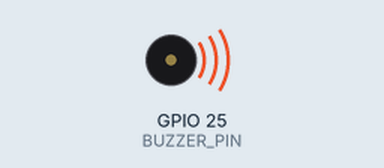
Recording of a sketch running on a simulated ESP32. Shown: buzzer (waves = sounding).

Above: at 0.15 s.
At 4.9 s:
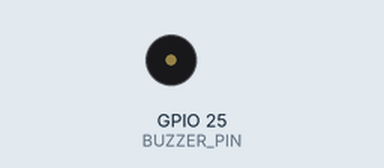
Timing chart, 0 to 6.3 s (numbered marks = the images above):
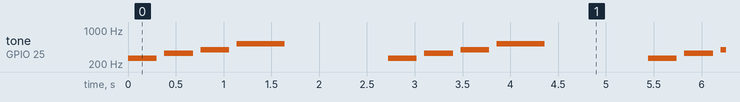

The sketch:

day_20_buzzer_and_tones.ino
```cpp
// Day 20: Simple tones with a passive buzzer (Arduino-ESP32 core 3.x).
// Buzzer + -> GPIO 25; buzzer - -> GND. Use a small piezo/passive buzzer.
const int BUZZER_PIN = 25;
void setup() {
  Serial.begin(115200);
  if (!ledcAttach(BUZZER_PIN, 2000, 8)) {
    Serial.println("LEDC attach failed.");
    while (true) delay(1000);
  }
}
void playTone(int frequency, int durationMs) {
  ledcWriteTone(BUZZER_PIN, frequency);
  delay(durationMs);
  ledcWriteTone(BUZZER_PIN, 0);
  delay(80);
}
void loop() {
  playTone(262, 300); // C4
  playTone(330, 300); // E4
  playTone(392, 300); // G4
  playTone(523, 500); // C5
  delay(1000);
}
```

Measured:
- by itself, tone on GPIO 25 (BUZZER_PIN): repeats every 2.7 s: silent 0.08 s, 330 Hz 0.30 s, silent 0.08 s, 392 Hz 0.30 s, silent 0.08 s, 523 Hz 0.50 s, silent 1.1 s, 262 Hz 0.30 s
